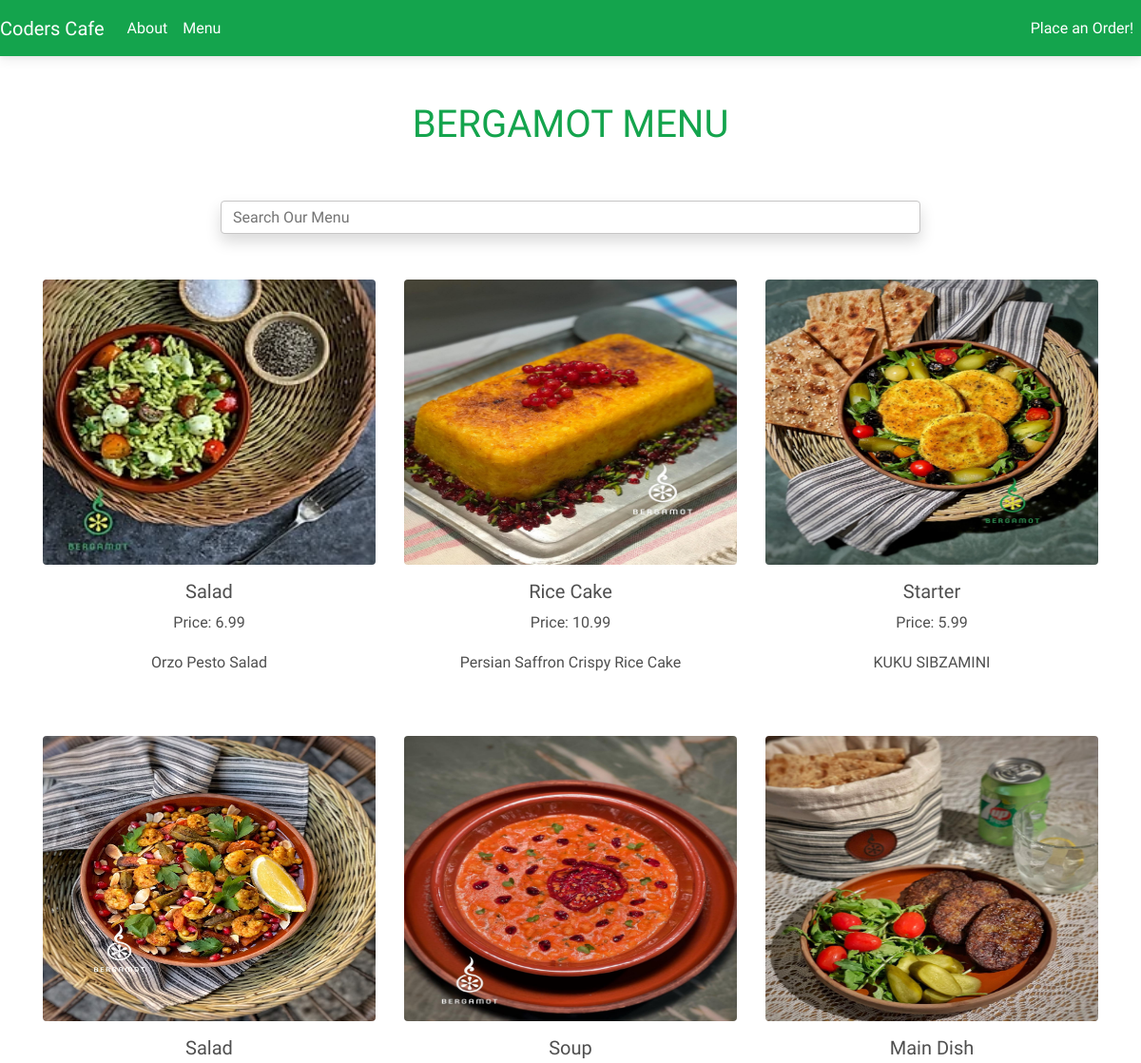
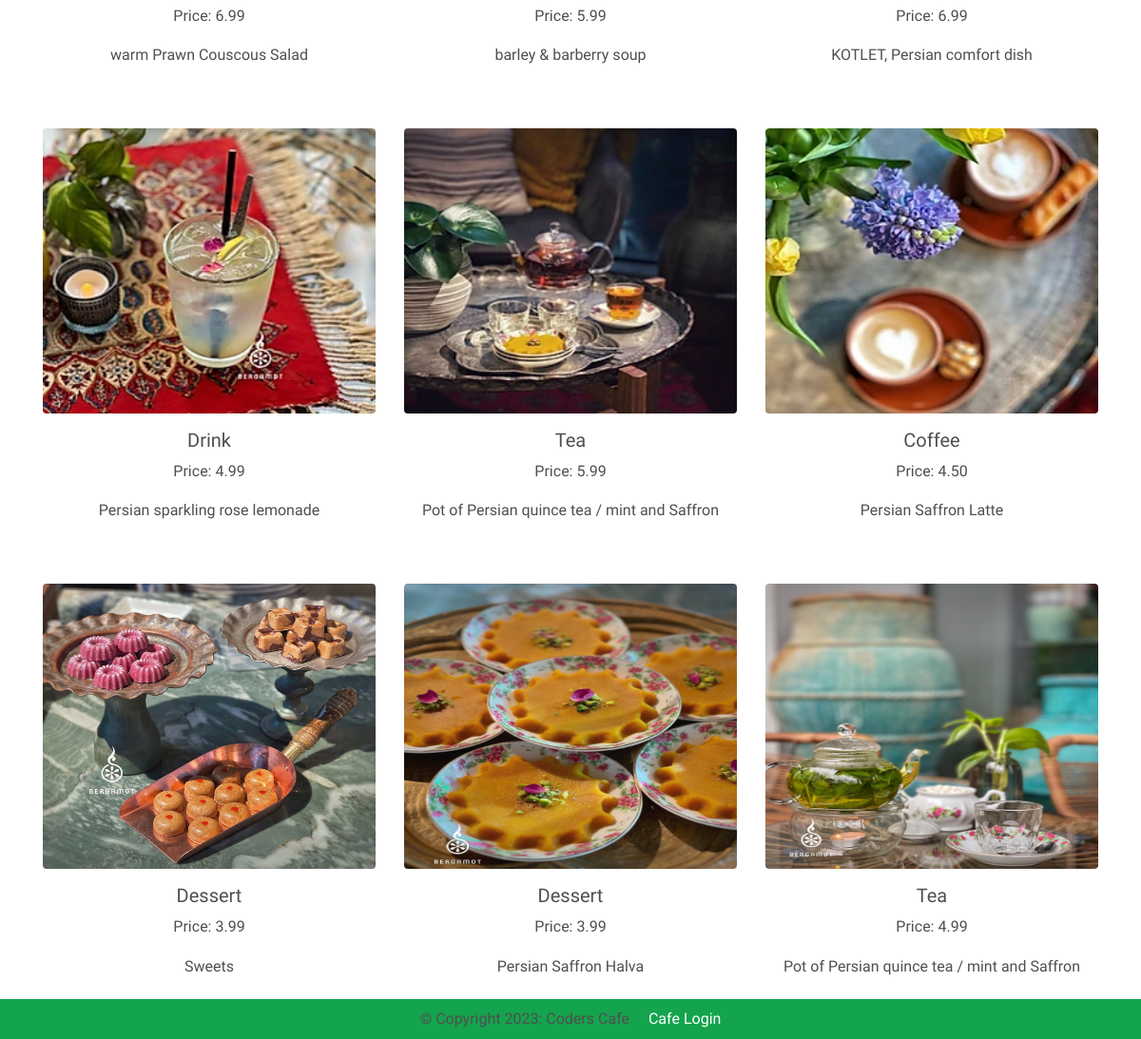
The app's page /menu/ with its own data (2 pictures, top to bottom).
### customer/models.py (models this page shows, shortened)
class MenuItem(models.Model):
    name = models.CharField(max_length=100)
    description = models.TextField()
    image = models.ImageField(upload_to='menu_images/')
    price = models.DecimalField(max_digits=5, decimal_places=2)
    category = models.ManyToManyField('category', related_name='item')

### customer/views.py (the view)
# urls.py: path('menu/', Menu.as_view(), name='menu'),
class Menu(View):
    def get(self, request, *args, **kwargs):
        menu_items = MenuItem.objects.all()
        context = {
            'menu_items': menu_items
        }
        return render(request, 'customer/menu.html', context)

### customer/templates/customer/menu.html
{% extends 'customer/base.html' %}
{% block content %}
<div class="container mytext_style1">
    <div class="row justify-content-center mt-5">
        <div class="col-md-6 col-sm-12 text-center">
            <h1 class="mytext_style text-success">BERGAMOT MENU</h1>
        </div>
    </div>
    <div class="row justify-content-center my-5">
        <div class="col-md-8 col-sm-12 text-center">
            <form method="GET" action="{% url 'menu-search' %}">
                <div class="md-form mt-0 active-cyan-2">
                    <input class="form-control form-border shadow" name="q" type="text" placeholder="Search Our Menu"
                        aria-label="Search" value="{{ request.GET.q }}">
                </div>
            </form>
        </div>
    </div>
    <div class="row justify-content-center">
        {% for item in menu_items %}
        <div class="col-md-4 col-sm-12 text-center mb-5">
            <img class="rounded" src="{{ item.image.url }}" width="350" height="300">
            <h5 class="mt-3">{{ item.name }}</h5>
            <p>Price: {{ item.price }}</p>
            <p>{{ item.description }}</p>
        </div>
        {% endfor %}
    </div>
</div>
{% endblock content %}

### customer/static/customer/site.css (style rules this page uses)
.mytext_style { font-family: 'Kurale', serif; font-weight: 100; }
.mytext_style1 { font-family: 'Kurale', serif; font-style: normal; }
.form-border { border: 1px solid #c7c6c6; }

### records on screen
MenuItem: image (picture), name "Salad", price "6.99", description "Orzo Pesto Salad"
MenuItem: image (picture), name "Rice Cake", price "10.99", description "Persian Saffron Crispy Rice Cake"
MenuItem: image (picture), name "Starter", price "5.99", description "KUKU SIBZAMINI"
MenuItem: image (picture), name "Salad", price "6.99", description "warm Prawn Couscous Salad"
MenuItem: image (picture), name "Soup", price "5.99", description "barley & barberry soup"
MenuItem: image (picture), name "Main Dish", price "6.99", description "KOTLET, Persian comfort dish"
MenuItem: image (picture), name "Drink", price "4.99", description "Persian sparkling rose lemonade"
MenuItem: image (picture), name "Tea", price "5.99", description "Pot of Persian quince tea / mint and Saffron"
MenuItem: image (picture), name "Coffee", price "4.50", description "Persian Saffron Latte"
MenuItem: image (picture), name "Dessert", price "3.99", description "Sweets"
MenuItem: image (picture), name "Dessert", price "3.99", description "Persian Saffron Halva"
MenuItem: image (picture), name "Tea", price "4.99", description "Pot of Persian quince tea / mint and Saffron"
